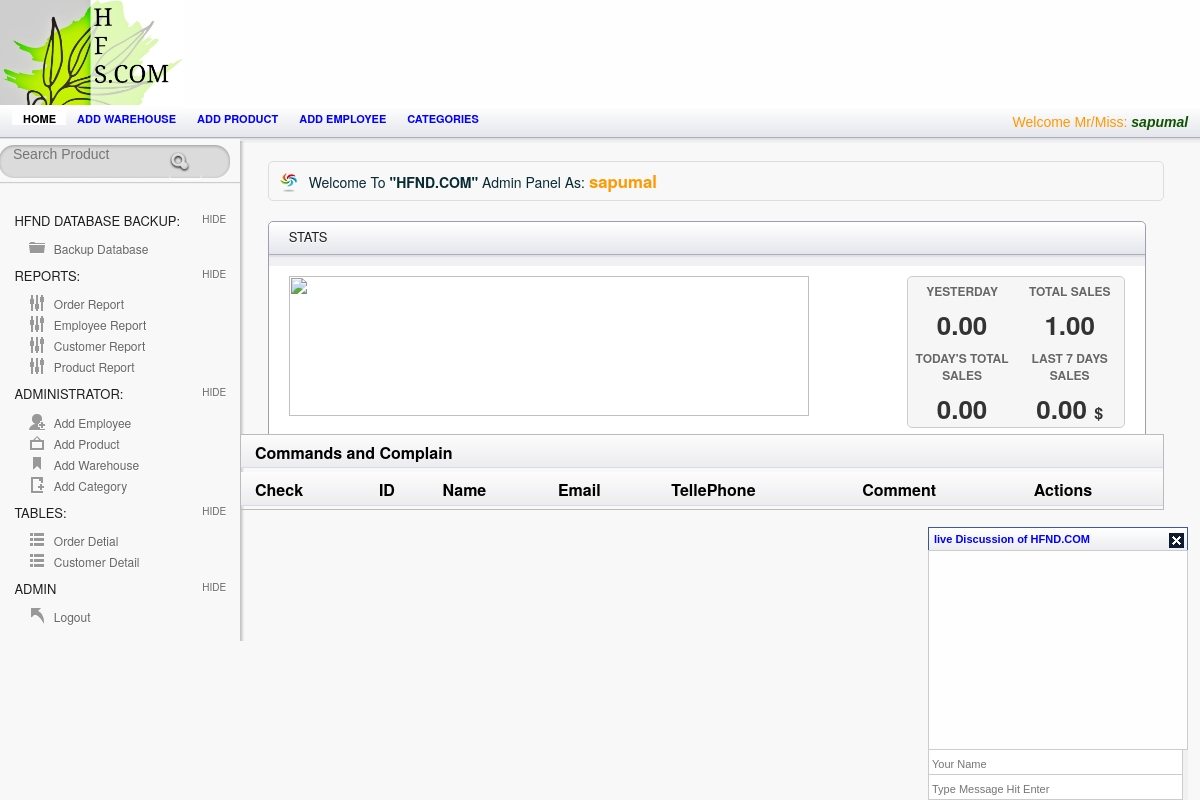
Before: /Admin/index.php (signed in) with the older database file.
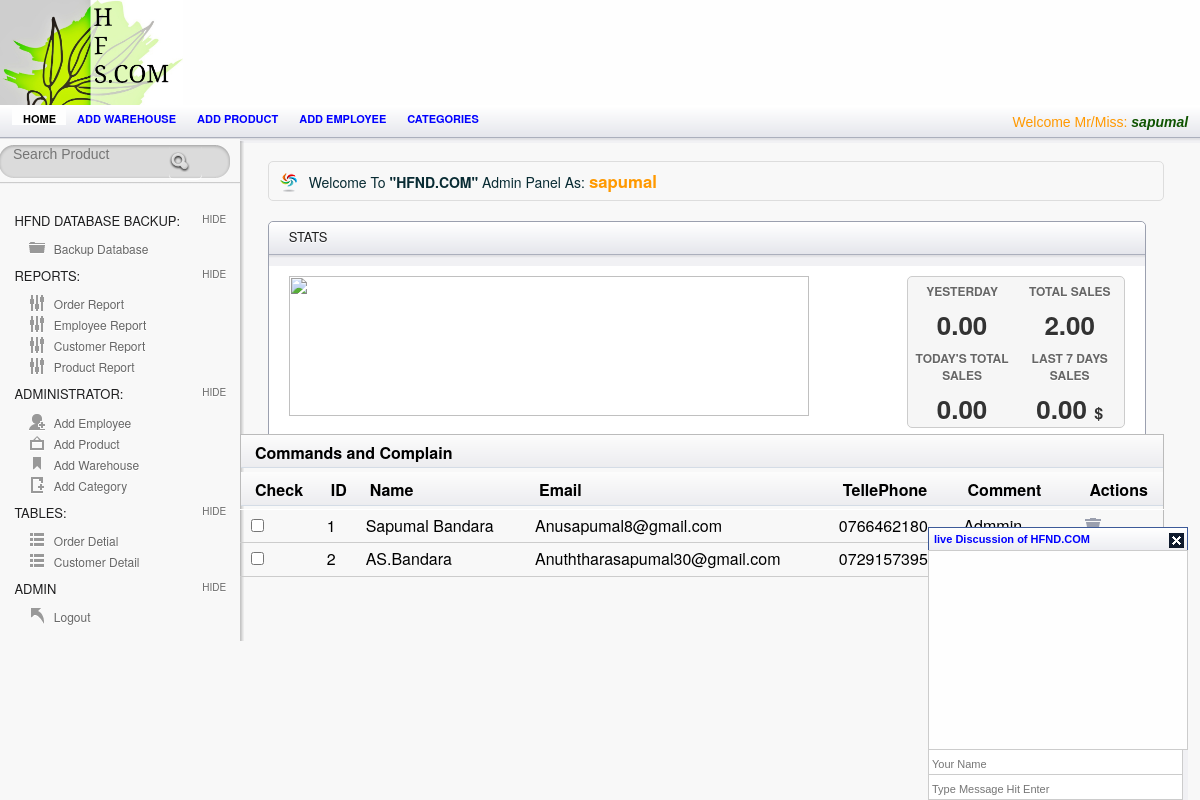
After: the same page with the newer database file.
### tables this page shows
CREATE TABLE `contact` (
  `contact_id` int(11) NOT NULL AUTO_INCREMENT,
  `Name` varchar(25) NOT NULL,
  `Email` varchar(29) NOT NULL,
  `Phone` varchar(29) NOT NULL,
  `Subject` varchar(100) NOT NULL,
  PRIMARY KEY (`contact_id`)
);

### Admin/index.php (the view, shortened to what the changed rows need)
<?php
include('includes/config.php');
?>
<!doctype html>
<html lang="en">
<head>
<link href="css/bootstrap.min.css" rel="stylesheet" />
      <link href="css/bootstrap.min.css" rel="stylesheet" />
	<link rel="stylesheet" href="css/layout.css" type="text/css" media="screen" />
	 <link rel="stylesheet" href="css/chatStyle.css" type="text/css" media="screen" />
</head>
<body>
<div id="container">
<div id="content-wrap">
	<section id="main" class="column">
		<article class="module width_full">
			<div class="module_content">
					<article class="stats_overview">
					<div class="overview_previous">
						<p class="overview_day">Total Sales</p>
						<p class="overview_count">						<?php
$query=mysqli_query($mysqli,"select sum(Total_Amount) AS TotalItemsOrdered FROM payment");
$row=mysqli_fetch_array($query);
?><?php echo number_format($row['TotalItemsOrdered'],2);?></span></p>
						<p class="overview_day">Last 7 Days Sales</p>
						<p class="overview_count">					<?php
$qury=mysqli_query($mysqli,"select sum(Total_Amount) AS TotalItemsOrdered FROM payment where date(payment.date)>=(DATE(NOW()) - INTERVAL 7 DAY)");
$row=mysqli_fetch_array($qury);
?><?php echo number_format($row['TotalItemsOrdered'],2);?></span>
<font size="3">$</small></span></p>
					</div>
				</article>
			</div>
		</article>
		<?php
$result = mysqli_query($mysqli,"SELECT * FROM contact");
?>
      			<div id="tab2" class="tab_content">
  <table class="tablesorter" cellspacing="0">
      <thead>
			<thead><th colspan="7"> Commands and Complain </th></thead>
		<thead>
   		    <th>Check</th>
    	      <th> ID</th>
              <th> Name</th>
    		<th>Email</th>
		    <th>TellePhone</th>
             <th>Comment</th>
    		<th>Actions</th>
		</thead>
		<tbody>
<?php while($row = mysqli_fetch_array($result))
  {?>
    <tr>
    <td><input type="checkbox"></td>
    <td><?Php echo $row['contact_id']; ?></td>
    <td><?php echo $row['Name']; ?></td>
   <td><?php echo $row['Email']; ?></td>
	<td><?php echo $row['Phone']; ?></td>
	<td><?php echo $row['Subject']; ?></td>
    <td> <a href="conDelete.php?delete=<?php echo $row['contact_id']; ?>" onClick="del(this);" title="Delete" ><input type="image" src="images/icn_trash.png" title="Trash">  </a></td>
    </tr
  <?php }mysqli_close($mysqli);?>
</tbody>
</table>
			</div>
	</section>
       </div>
</div>
</body>
</html>

Changed rows visible on the page:
added contact: contact_id "1", Name "Sapumal Bandara", Email "Anusapumal8@gmail.com", Phone "0766462180", Subject "Admmin"
added contact: contact_id "2", Name "AS.Bandara", Email "Anuththarasapumal30@gmail.com", Phone "0729157395"
Other visible differences:
$row['TotalItemsOrdered']: "1.00" → "2.00"
